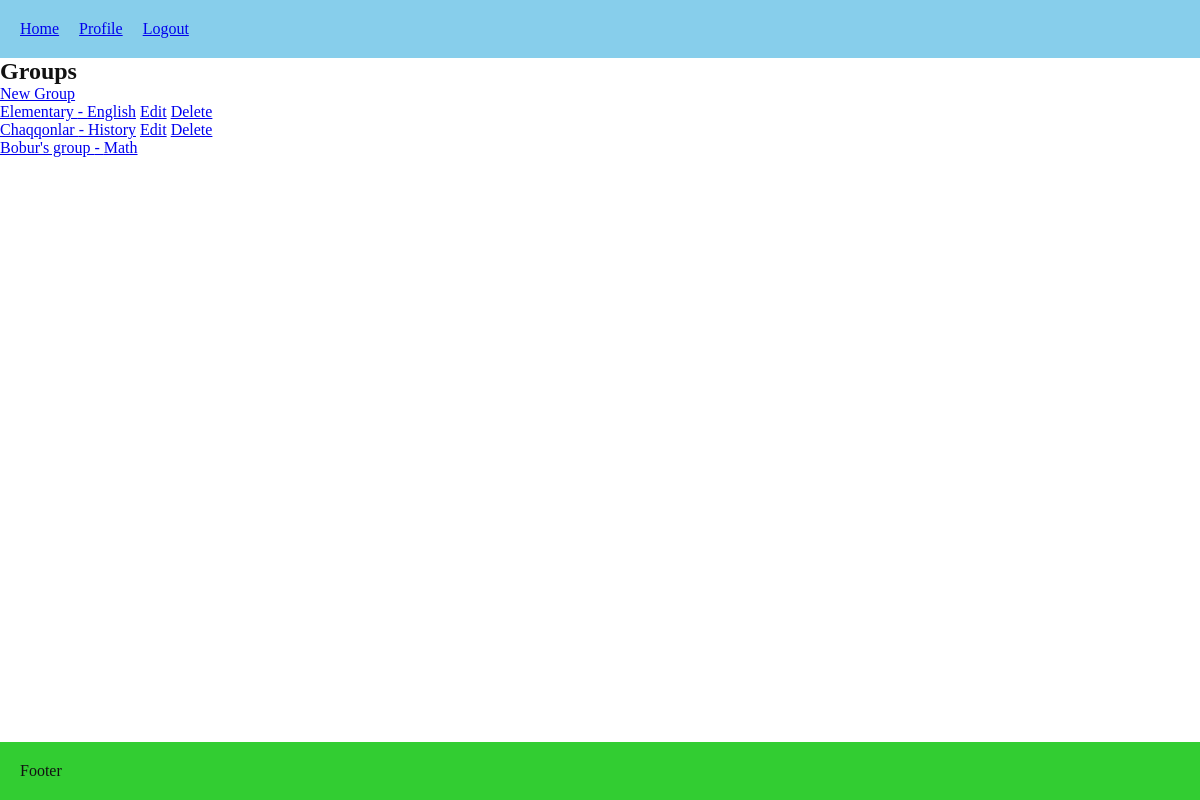
Screenshot of /lessons/groups/ (signed in) with the database file from the repository.
### lessons/models.py (models this page shows, shortened)
class Group(models.Model):
    name = models.CharField(max_length=100, unique=True)
    subject = models.ForeignKey(Subject, on_delete=models.RESTRICT, related_name="groups")
    teacher = models.ForeignKey(User, on_delete=models.CASCADE, limit_choices_to={"role": "TEACHER"}, related_name="teaching_groups")
    homework_description = models.TextField(blank=True, null=True)
    homework_updated_at = models.DateTimeField(blank=True, null=True)
    default_payment_amount = models.DecimalField(max_digits=10, decimal_places=2, blank=True, null=True)
    week_days = models.CharField(max_length=50, blank=True, null=True)
    start_time = models.TimeField(blank=True, null=True)
    end_time = models.TimeField(blank=True, null=True)
    start_date = models.DateField(default=date.today)
    end_date = models.DateField(blank=True, null=True)

class Subject(models.Model):
    name = models.CharField(max_length=100, unique=True)
    def __str__(self):
        return self.name

### lessons/views.py (the view)
# urls.py: path("groups/", views.group_list, name="group_list"),
@login_required
def group_list(request):
    groups = Group.objects.all()
    return render(request, "lessons/group_list.html", {"groups": groups})

### lessons/templates/lessons/group_list.html (shortened to what this page needs)
{% extends 'core/base.html' %}
{% block content %}
<h2>Groups</h2>
{% if user.role != "STUDENT" %}
    <a href="{% url 'lessons:group_create' %}">New Group</a>
{% endif %}
<ul>
    {% for group in groups %}
        <li>
            <a href="{% url 'lessons:group_detail' group.pk %}">{{ group.name }} - {{ group.subject }}</a>
            {% if user.role == "ADMIN" or user == group.teacher %}
                <a href="{% url 'lessons:group_edit' group.pk %}">Edit</a>
                <a href="{% url 'lessons:group_delete' group.pk %}">Delete</a>
            {% endif %}
        </li>
    {% empty %}
        <li>No groups available.</li>
    {% endfor %}
</ul>
{% endblock %}

### core/static/core/style.css (style rules this page uses)
* { box-sizing: border-box; margin: 0; padding: 0; list-style: none; }
:root { font-size: 12; --theme-color: skyblue; --secondary-color: limegreen; }
.theme-light { --bg: #ffffff; --text: #111111; --surface: #f5f5f5; --border: #e0e0e0; }
body { background-color: var(--bg); color: var(--text); display: flex; flex-direction: column; min-height: 100vh; }
a { transition: 0.3s; }

### rows the page displays
Group: name "Elementary", subject "English", shows "Edit"
Group: name "Chaqqonlar", subject "History", shows "Edit"
Group: name "Bobur's group", subject "Math"
